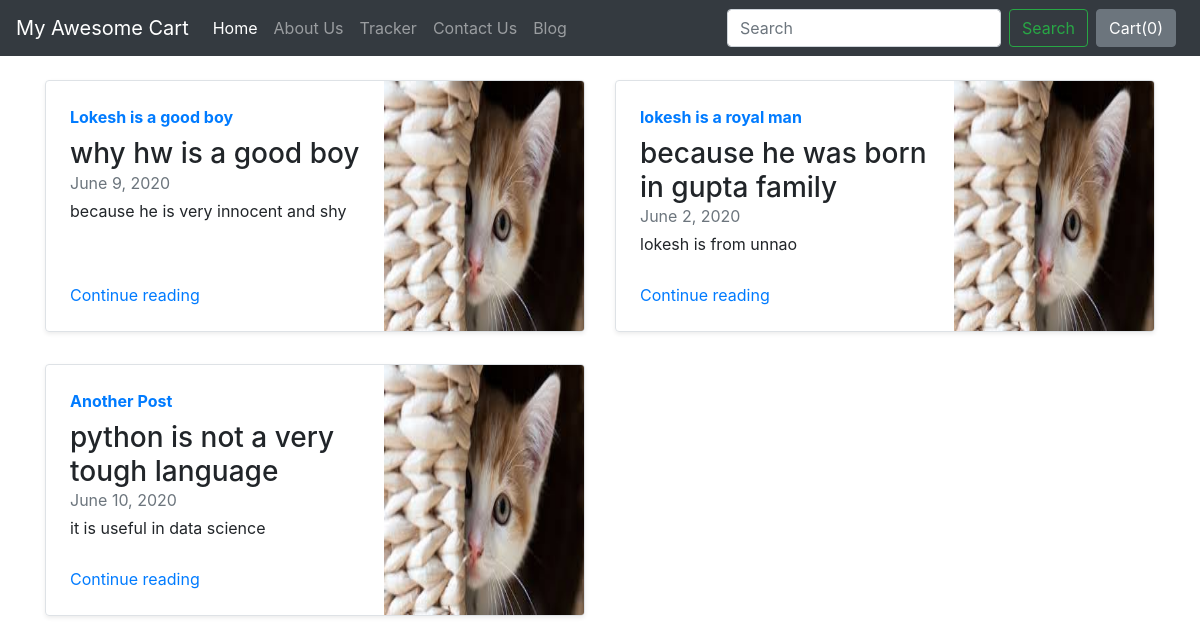
Screenshot of /blog/ with the database file from the repository.
### blog/models.py (models this page shows, shortened)
class Blog(models.Model):
    post_id=models.AutoField(primary_key=True)
    title=models.CharField(max_length=50)
    heading0=models.CharField(max_length=500,default="")
    cheading0=models.CharField(max_length=5000,default="")
    heading1=models.CharField(max_length=500,default="")
    cheading1=models.CharField(max_length=5000,default="")
    heading2=models.CharField(max_length=500,default="")
    cheading2=models.CharField(max_length=5000,default="")
    pub_date=models.DateField()
    thumbnail = models.ImageField(upload_to="shop/images", default="")

### blog/views.py (the view)
# urls.py: path('',views.index,name="blogHome"),
def index(request):
    posts= Blog.objects.all()
    return render(request,"blog/index.html",{"posts":posts})

### blog/templates/blog/index.html (shortened to what this page needs)
{% extends 'blog/basic.html' %}
{% block body %}
<body>
  <div class="container my-4">
    <div class="row mb-2">
      {% for i in posts %}
      <div class="col-md-6">
        <div
          class="row no-gutters border rounded overflow-hidden flex-md-row mb-4 shadow-sm h-md-250 position-relative">
          <div class="col p-4 d-flex flex-column position-static">
            <strong class="d-inline-block mb-2 text-primary">{{i.title}}</strong>
            <h3 class="mb-0">{{i.heading0}}</h3>
            <div class="mb-1 text-muted">{{i.pub_date}}</div>
            <p class="card-text mb-auto">{{i.cheading0}}</p>
            <a href="blogpost/{{i.post_id}}" class="stretched-link">Continue reading</a>
          </div>
          <div class="col-auto d-none d-lg-block">
            <img src="/media/{{i.thumbnail}}" class="bd-placeholder-img" width="200" height="250" aria-label="Placeholder: Thumbnail"/>
          </div>
        </div>
      </div>
      {% if forloop.counter|divisibleby:2 %}
      </div><div class="row mb-2">
        {% endif %}
      {% endfor %}
  </div>
  {% endblock %}

### blog/templates/blog/basic.html (shortened to what this page needs)
<!doctype html>
<html lang="en">
  <head>
    <link rel="stylesheet" href="https://stackpath.bootstrapcdn.com/bootstrap/4.2.1/css/bootstrap.min.css">
  </head>
  <body>
    <nav class="navbar navbar-expand-lg navbar-dark bg-dark">
  <a class="navbar-brand" href="/shop">My Awesome Cart</a>
  <div class="collapse navbar-collapse" id="navbarSupportedContent">
    <ul class="navbar-nav mr-auto">
      <li class="nav-item active">
        <a class="nav-link" href="/shop">Home <span class="sr-only">(current)</span></a>
      </li>
      <li class="nav-item">
        <a class="nav-link" href="/shop/about">About Us</a>
      </li>
      <li class="nav-item">
        <a class="nav-link" href="/shop/tracker">Tracker</a>
      </li>
      <li class="nav-item">
        <a class="nav-link" href="/shop/contact">Contact Us</a>
      </li>
      <li class="nav-item">
        <a class="nav-link" href="/blog">Blog</a>
      </li>
    </ul>
    <form class="form-inline my-2 my-lg-0">
      <input class="form-control mr-sm-2" type="search" placeholder="Search" aria-label="Search">
      <button class="btn btn-outline-success my-2 my-sm-0" type="submit">Search</button>
    </form>
    <button type="button" class="btn btn-secondary mx-2" id="popcart" data-container="body" data-toggle="popover" data-placement="bottom" data-html="true" data-content="Vivamus
sagittis lacus vel augue laoreet rutrum faucibus.">
  Cart(<span id="cart">0</span>)
</button>
  </div>
</nav>
  {% block body %} {% endblock %}
  </body>
</html>

### rows the page displays
Blog: title "Lokesh is a good boy", heading0 "why hw is a good boy", pub_date "June 9, 2020", cheading0 "because he is very innocent and shy", thumbnail (picture)
Blog: title "lokesh is a royal man", heading0 "because he was born in gupta family", pub_date "June 2, 2020", cheading0 "lokesh is from unnao", thumbnail (picture)
Blog: title "Another Post", heading0 "python is not a very tough language", pub_date "June 10, 2020", cheading0 "it is useful in data science", thumbnail (picture)
